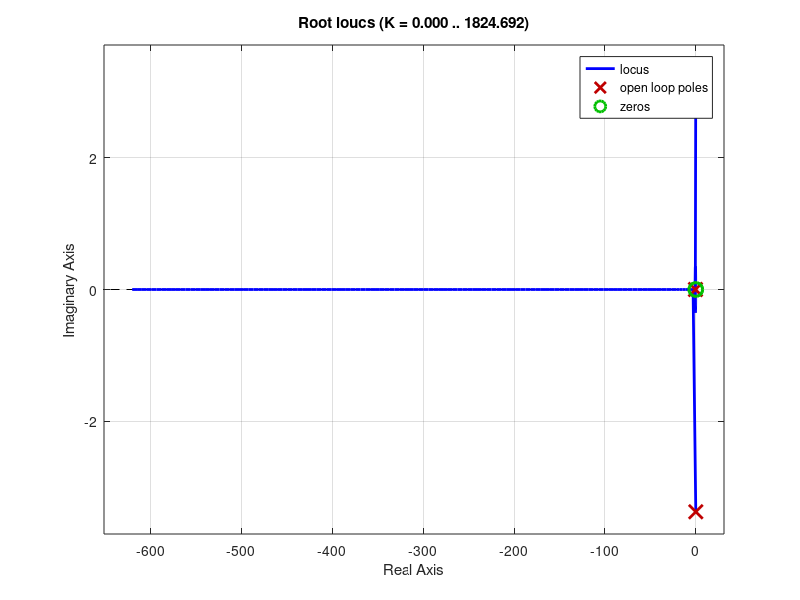
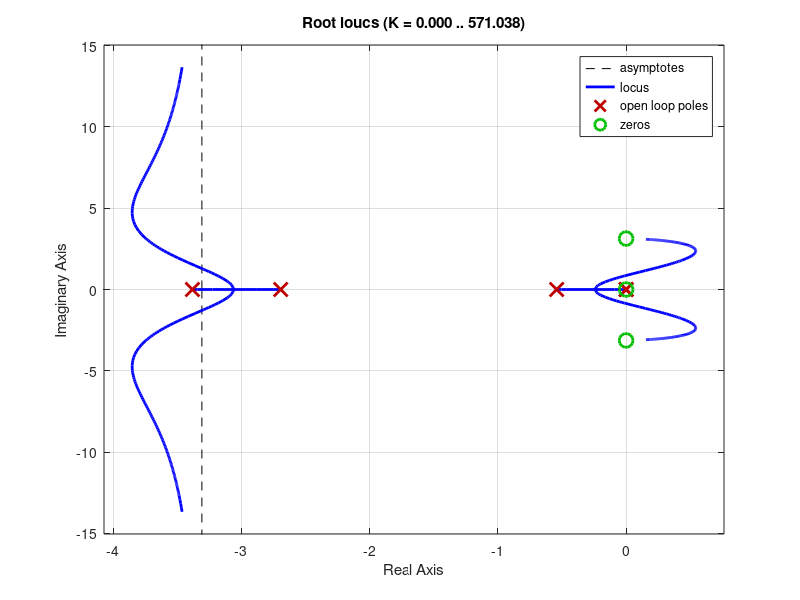
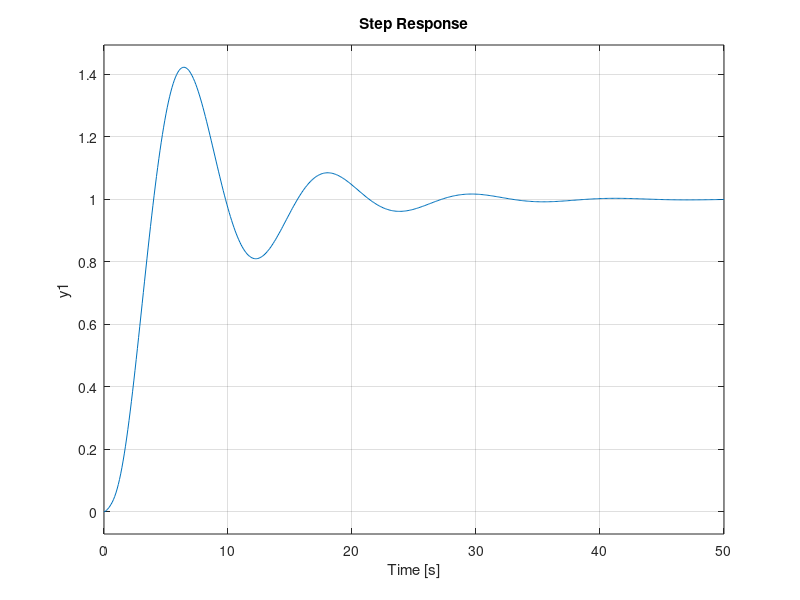
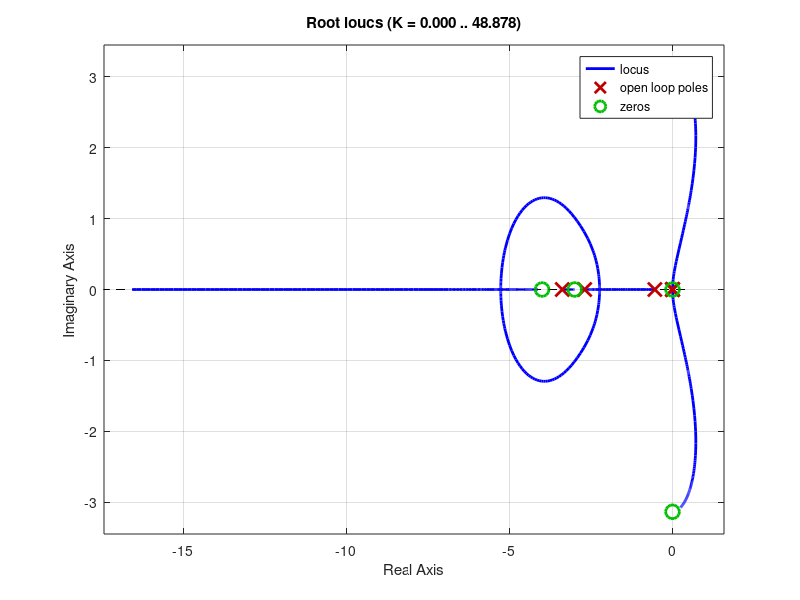

Source code (MATLAB) for these figures, in order:
clear
close all
clc

s = tf('s');

g = 9.82;
l_P = 1;
M_L = 2.941;
M_T = .792;
M_H = .951;
M_TL = M_L+M_H;
J_x = 0.13;
r_x = 75e-3;
M_1 = M_T+M_L+M_H+J_x/r_x^2;
B_x = 12;
k_e = 0.609;



b = k_e/r_x;
a = M_1*l_P-M_TL*l_P;
G_theta = s/(s^3*a + s^2*B_x*l_P+s*g*M_1+g*B_x)*b;
D_theta = (s + .16);

figure(1)
rlocus(G_theta*D_theta)
gain_theta = 18;
D_theta = D_theta*gain_theta;

CL_theta =feedback(G_theta,D_theta);

%figure(2)
%margin(G_theta*D_theta)

%figure(3)
%impulse(CL_theta)

G_x = (l_P*s^2+ g)/s^2;

%figure(4)
%margin(CL_theta*G_x)

figure(5)
rlocus(CL_theta*G_x)


figure(7)
rlocus(CL_theta*G_x*(s+3)*(s+4)/s)

figure(6)
step(feedback(CL_theta*G_x,1))